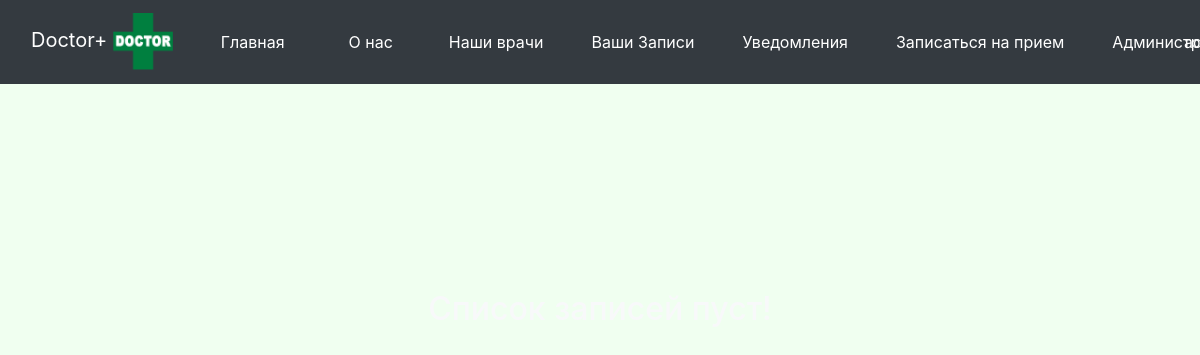
Before: /appointments (signed in) with the older database file.
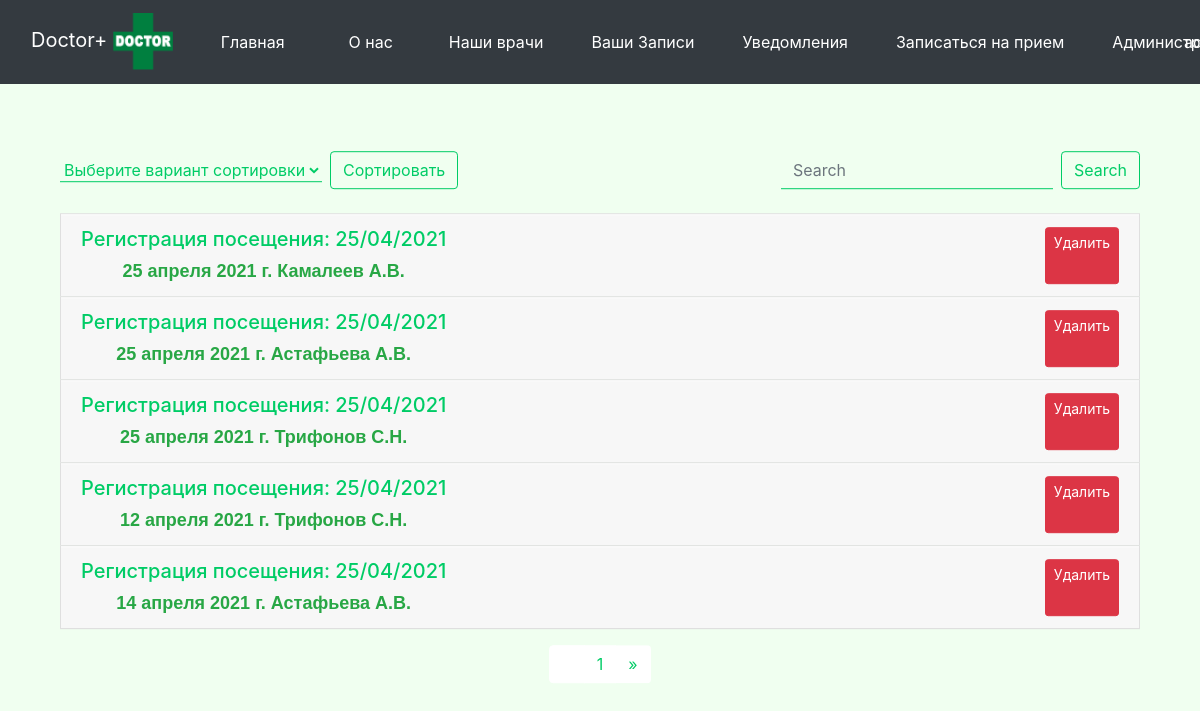
After: the same page with the newer database file.
### main/models.py (models this page shows, shortened)
class Appointment(models.Model):
    time_to_appointment = models.DateField(("Дата"), default=date.today)
    nower = datetime.now()
    name_app = "Регистрация посещения: " + nower.strftime('%d/%m/%Y')
    id_user = models.ForeignKey(User1, on_delete=models.CASCADE)
    id_doctor = models.ForeignKey(Doctor, on_delete=models.CASCADE)
    id_review = models.ForeignKey(Review, on_delete=models.CASCADE)
    class Meta:
        verbose_name = 'Посещение'
        verbose_name_plural = 'Посещения'

class Doctor(models.Model):
    full_name = models.CharField('ФИО', max_length=50)
    speciality = models.CharField('Специальность', max_length=50)
    id_hospital = models.ForeignKey(Hospital, on_delete=models.CASCADE)
    def __str__(self):
        return self.full_name
    class Meta:
        verbose_name = 'Врач'
        verbose_name_plural = 'Врачи'

### main/views.py (the view)
# urls.py: path('appointments', views.appointments,  name='appointments'),
def appointments(request, order_like='name'):
    if request.user.is_authenticated:
        search_query = request.GET.get('search', '')
        order_like = request.GET.get('order_like', '')
        appointment_list = Appointment.objects.all()
        try:
            if search_query:
                appointment_list = Appointment.objects.filter(id_doctor__icontains = search_query)
            else:
                appointment_list = Appointment.objects.all()
        except ValueError:
            appointment_list = []
        if order_like:
            appointment_list = appointment_list.order_by(order_like)
        if not (str(request.user) == "AnonymousUser"):
            if str(User1.objects.filter(id_registarion=request.user.id)) == "<QuerySet []>":
                return redirect('createacc')
        self_user = User1.objects.get(id_registarion=request.user.id)
        app_user = Appointment.objects.filter(id_user = self_user)
        list_to_view = []
        for el in appointment_list:
                list_to_view.append(el.id)
        paginator = Paginator(appointment_list, 5)
        page = request.GET.get('page')
        try:
            appointments = paginator.page(page)
        except PageNotAnInteger:
            appointments = paginator.page(1)
        except EmptyPage:
            appointments = paginator.page(paginator.num_pages)
        user_info = str(request.user)
        return render(request, 'main/appointments.html',
                      {'title': 'Записи на прием', 'appointments': appointments, 'user_info': user_info, 'list_to_view': list_to_view})
    else:
        return redirect('http://127.0.0.1:8000/accounts/login/')

### main/models.py (called while the page is built)
    def __str__(self):
        return self.name

### main/templates/main/appointments.html (shortened to what this page needs)
{% extends 'main/base.html' %}
{% block content %}
<div class="container">
  {% if appointments %}
  <div class="d-flex justify-content-between">
    <form class="form-inline my-2 my-lg-0" action="{% url 'appointments' %}">
      <select name="order_like" class="mr-2 input-search">
        <option>Выберите вариант сортировки</option>
      </select>
      <button class="btn btn-outline-success mu-2 my-sm-0" type="submit">Сортировать</button>
    </form>
    <form class="form-inline my-2 my-lg-0" action="{% url 'appointments' %}">
      <input class="form-control mr-2 input-search" type="search" placeholder="Search" aria-label="Search" name="search">
      <button class="btn btn-outline-success mu-2 my-sm-0" type="submit">Search</button>
    </form>
  </div>
    {% if user_info != "AnonymousUser" %}
  <div class="accordion mt-4" id="accordionTable">
    {% for el in appointments %}
      {% if el.id in list_to_view %}
    <div class="card text-white">
      <a class="text-success text-decoration-none" type="button" data-toggle="collapse" data-target="#id{{ el.id }}"
         aria-expanded="true" aria-controls="collapseOne" href="#">
        <div class="card-header d-flex justify-content-between">
          <h5>{{ el.name_app }}</h5>
          <span class="card-status">{{ el.time_to_appointment }} </span>
          <span class="card-status">{{ el.id_doctor }}</span>
          <a class="btn btn-sm btn-danger ml-2" href="{% url 'delete-appointment' el.id %}">Удалить</a>
        </div>
      </a>
    </div>
      {% endif %}
  {% endfor %}
  {% endif %}
  </div>
  <nav class="mt-3">
    <ul class="pagination justify-content-center">
      {% if appointments.has_previous %}
      <li class="page-item">
        <a class="page-link" href="?page={{ appointments.previous_page_number }}" aria-label="Previous">
          <span aria-hidden="true">&laquo;</span>
        </a>
      </li>
      {% else %}
      <li class="page-item disabled">
        <a class="page-link" href="#" aria-label="Previous">
          <span aria-hidden="true">&laquo;</span>
        </a>
      </li>
      {% endif %}
      <li class="page-item"><span class="page-link page-num" href="#">{{ appointments.number }}</span></li>
      {% if appointments.has_next %}
      <li class="page-item">
        <a class="page-link" href="?page={{ appointments.next_page_number }}" aria-label="Next">
          <span aria-hidden="true">&raquo;</span>
        </a>
      </li>
      {% else %}
      <li class="page-item disabled">
        <a class="page-link" href="#" aria-label="Next">
          <span aria-hidden="true">&raquo;</span>
        </a>
      </li>
      {% endif %}
    </ul>
  </nav>
  {% else %}
  <h2 class="text-light text-center mt-5">Список записей пуст!</h2>
  {% endif %}
</div>
<div class="p-5"></div>
{% endblock %}

### main/templates/main/base.html (shortened to what this page needs)
<!DOCTYPE html>
{% load static %}
<html lang="ru">
<head>
  <link rel="stylesheet" href="https://cdn.jsdelivr.net/npm/bootstrap@4.5.3/dist/css/bootstrap.min.css"
>
  <link rel="stylesheet" type="text/css" href="../../../static/template/css/css2.css">
</head>
<body>
<header>
    <nav class="navbar navbar-expand-md navbar-dark fixed-top bg-dark">
        <div class="container-fluid">
        <a class="navbar-brand" href="{% url 'home' %}">Doctor+ <img src="../../../static/template/image/doctor+mini.png"></a>
        <div class="collapse navbar-collapse" id="navbarCollapse">
          <ul class="navbar-nav me-auto mb-2 mb-md-0">
            <li class="nav-item px-4">
              <a class="nav-link" aria-current="page" href="{% url 'home' %}">Главная</a>
            </li>
            <li class="nav-item px-4">
              <a class="nav-link" href="{% url 'about' %}">О нас</a>
            </li>
              <li class="nav-item px-4">
              <a class="nav-link px-0" href="{% url 'doctors' %}">Наши врачи</a>
             </li>
             <li class="nav-item px-4">
              <a class="nav-link px-0" href="{% url 'appointments' %}">Ваши Записи</a>
             </li>
              <li class="nav-item px-4">
              <a class="nav-link px-0" href="{% url 'notifications' %}">Уведомления</a>
             </li>
              <li class="nav-item px-4">
              <a class="nav-link px-0" href="{% url 'create-appointment' %}">Записаться на прием</a>
             </li>
              {% if user.is_superuser %}
             <li class="nav-item px-4">
              <a class="nav-link px-0" href="admin">Административная панель</a>
             </li>
              {% endif %}
          </ul>
        </div>
        </div>
        {% if user.is_authenticated %}
        <span class="mr-3 text-white">{{user.username }} </span>
        {% else %}
        <div class="btn-group" role="group">
          <a type="button" class="btn btn-success" href="{% url 'account_login' %}">Вход</a>
          <a type="button" class="btn btn-success" href="{% url 'account_signup' %}">Регистрация</a>
        </div>
    {% endif %}
    </nav>
</header>
<div class="container main-section text-center">
    {% block content %}{% endblock %}
</div>
</body>
</html>

### static/template/css/css2.css (style rules this page uses)
body { background-color: #F0FFF0; }
.btn-outline-success { color: #00cc66; border-color: #00cc66; }
.navbar-dark .navbar-nav .nav-link { color: #ffffff; }
.navbar { white-space: nowrap; }
.main-section { position: absolute; top: 35%; left: 50%; transform: translate(-50%, -20%); color: #000000; }
a { color: #0000FF; border-bottom: 1px solid transparent; }
.card-status { margin-top: 10px; font: 700 18px sans-serif; }
.card { border-radius: 0; background-color: #FFFFFF; }
.card h5 { color: #00cc66; }
.page-link { position: relative; display: block; padding: .5rem .75rem; margin-left: -1px; line-height: 1.25; color: #00cc66; background-color: #FFFFFF; border: none; border: 1px solid transparent; }
.page-item.disabled .page-link { color: #FFFFFF; pointer-events: none; cursor: auto; background-color: #FFFFFF; border-color: #FFFFFF; }
.input-search { background-color: transparent; color: #00cc66; border: none; border-bottom: 1px solid #00cc66; border-radius: 0; }
.input-search option { background-color: transparent; }

Changed rows visible on the page:
added Appointment: name_app "Регистрация посещения: 25/04/2021", time_to_appointment "25 апреля 2021 г.", id_doctor "Камалеев А.В."
added Appointment: name_app "Регистрация посещения: 25/04/2021", time_to_appointment "25 апреля 2021 г.", id_doctor "Астафьева А.В."
added Appointment: name_app "Регистрация посещения: 25/04/2021", time_to_appointment "25 апреля 2021 г.", id_doctor "Трифонов С.Н."
added Appointment: name_app "Регистрация посещения: 25/04/2021", time_to_appointment "12 апреля 2021 г.", id_doctor "Трифонов С.Н."
added Appointment: name_app "Регистрация посещения: 25/04/2021", time_to_appointment "14 апреля 2021 г.", id_doctor "Астафьева А.В."
Other visible differences:
form field order_like: (not shown) → "Выберите вариант сортировки"
{{ appointments.number }}: (not shown) → "1"
text now shown: "Сортировать Search »"
